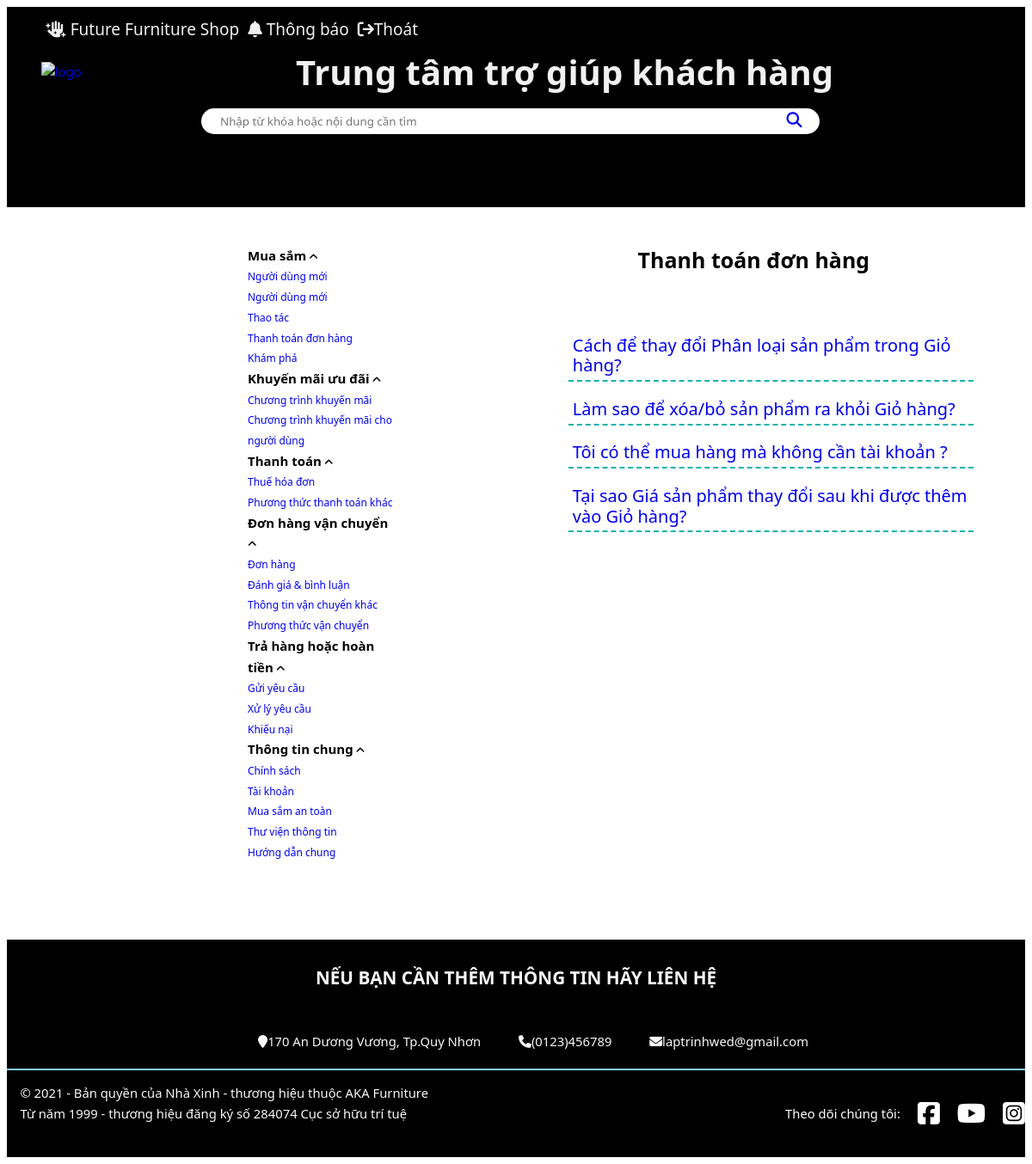
/Ho_tro/index/Hotro.php?default_title=Thanh+toán+đơn+hàng, run on the app's committed database.
### tables this page shows
CREATE TABLE `content_menu` (
  `id` int(11) NOT NULL,
  `category` text NOT NULL,
  `subcategory` text NOT NULL,
  `link` text NOT NULL
);

CREATE TABLE `content_warp_main` (
  `id` int(11) NOT NULL,
  `Title` varchar(255) DEFAULT NULL,
  `Subtitle` varchar(255) DEFAULT NULL,
  `Content` text DEFAULT NULL
);

### Ho_tro/index/Hotro.php (the view, shortened to what this page needs)
<!DOCTYPE html>
<html>
    <head>
        <link rel="stylesheet" href="style.css" />
       <link
      rel="stylesheet"
      href="https://cdnjs.cloudflare.com/ajax/libs/font-awesome/6.5.1/css/all.min.css"
    />
    <link rel="stylesheet" href="https://cdnjs.cloudflare.com/ajax/libs/font-awesome/6.5.2/css/all.min.css">
    <link rel="stylesheet" href="https://cdnjs.cloudflare.com/ajax/libs/font-awesome/6.5.2/css/all.min.css">
    </head>
    <body>
      <header class="header">
        <div class="grid">
            <nav class="header__navbar">
                <ul class="header__navbar-list">
                    <li class="header__navbar-item">
                        <a href="" class="header__navbar-item-link">
                            <i class="fa-solid fa-hand-sparkles"></i>
                            <span>Future Furniture Shop</span></a>
                    </li>
                    <li class="header__navbar-item">
                        <a href="" class="header__navbar-item-link">
                            <i class="fa-solid fa-bell"></i>
                            <span>Thông báo</span>
                        </a>
                    </li>
                    <li class="header__navbar-item">
                        <a href="" class="header__navbar-item-link">
                            <i class="fa-solid fa-arrow-right-from-bracket"></i><span>Thoát</span></a>
                    </li>
                </ul>
            </nav>
            <div class="headerSearch">
                <div class="header__logo">
                    <a href="#"><img src="./asset/Logo.png" alt="logo" width="130px" height="130px"/></a>
                </div>
                <div class="header__search-bar">
                    <div class="header-banner">Trung tâm trợ giúp khách hàng </div>
                    <div class="header-box">
                        <input type="text" placeholder="Nhập từ khóa hoặc nội dung cần tìm">
                        <a href="#">
                            <i class="fa-solid fa-magnifying-glass"></i>
                        </a>
                    </div>
            </div>
        </div>
    </header>
        <div id ="page-container">
            <div class = "content-menu">
            <ul>
                <?php
                include 'connect.php';
$sql = "SELECT category, subcategory FROM content_menu";
$result = $conn->query($sql);
if ($result->num_rows > 0) {
    while($row = $result->fetch_assoc()) {
        $category = $row['category'];
        if ($row['subcategory'] !== null) {
            $subcategory = json_decode($row['subcategory'], true);
            if (!isset($data[$category])) {
                $data[$category] = $subcategory;
            } else {
                $data[$category] = array_merge($data[$category], $subcategory);
            }
        }
    }
    foreach ($data as $category => $subcategory) {
        echo "<li>";
        echo "<ul>";
        echo "<p>".$category."</p> <i class='fa fa-angle-up' aria-hidden='true'></i>";
        $sql2 = "SELECT * FROM content_menu where category = '".$category. "'";
        $result2 = $conn->query($sql2);
            while($row2 = $result2->fetch_assoc())
            {
                echo "<li><a href='?default_title=".urlencode($row2['subcategory'])."'>".$row2['subcategory']."</a></li>";
            }
        echo "</ul>";
        echo "</li>";
    }
} else {
    echo "0 kết quả";
}
                ?>
            </ul>
            </div>
            <div class = "content-warpMain">
                <?php
        $default_title = isset($_GET['default_title']) ? $_GET['default_title'] : "Khám phá";
$items_per_page = 9;
$current_page = isset($_GET['page']) ? intval($_GET['page']) : 1;
$offset = ($current_page - 1) * $items_per_page;
$sql_default = "SELECT * FROM content_warp_main WHERE Title='" . $conn->real_escape_string($default_title) . "' LIMIT $offset, $items_per_page";
$result_default = $conn->query($sql_default);
                if ($result_default->num_rows > 0) {
                    echo "<p>".$default_title."</p>";
                    while($row_default = $result_default->fetch_assoc()) {
                        echo "<ul>";
                        echo "<li><a href='#' class='subtitle-link' data-content='".htmlspecialchars($row_default['Content'], ENT_QUOTES, 'UTF-8')."'>".$row_default['Subtitle']."</a></li>";
                        echo "</ul>";
                    }
                } else {
                    echo "0 kết quả";
                }
                ?>
            </div>
        </div>
        <footer class="footer">
          <div class="footer-heading">
            <p>Nếu bạn cần thêm thông tin hãy liên hệ</p>
          </div>
          <div class="footer-list">
            <ul>
              <li><i class="fa fa-map-marker" aria-hidden="true"></i>170 An Dương Vương, Tp.Quy Nhơn</li>
              <li><i class="fa fa-phone" aria-hidden="true"></i>(0123)456789</li>
              <li><i class="fa fa-envelope" aria-hidden="true"></i>laptrinhwed@gmail.com</li>
            </ul>
          </div>
          <div class="footer-bottom">
            <div class="footer-bottom-trademark">
              <pre>
    © 2021 - Bản quyền của Nhà Xinh - thương hiệu thuộc AKA Furniture
    Từ năm 1999 - thương hiệu đăng ký số 284074 Cục sở hữu trí tuệ
              </pre>
            </div>
            <div class="footer-bottom-icon">
              <p>Theo dõi chúng tôi:</p>
              <a href="#"
                ></a>
              <a href="#"
                ></a>
              <a href="#"
                ></a>
            </div>
          </div>
      </footer>
    </body>
</html>

### Ho_tro/index/style.css (style rules this page uses)
* { font-family: 'Segoe UI', Tahoma, Geneva, Verdana, sans-serif; text-decoration: none; list-style: none; box-sizing: inherit; }
#page-container { display: flex; margin: 0 auto; width: 100%; }
.content-menu { margin-left: 100px; margin-right: 50px; padding: 30px 50px 75px 100px; text-align: left; }
.content-menu ul p { font-size: 15px; font-weight: bold; display: inline; }
.content-menu ul li { font-size: 12px; display: block; }
.content-menu ul li ul { display: block; }
.content-menu ul li ul li { display: block; }
.content-warpMain { padding: 25px 50px 75px 50px; }
.content-warpMain p { text-align: center; font-size: 25px; font-weight: bold; margin-bottom: 70px; }
.content-warpMain ul li { font-size: 20px; margin: 10px; padding: 5px; border-bottom: 2px dashed #15b2af; }
html { font-size: 92.5%; line-height: 1.6rem; box-sizing: border-box; }
.grid { width: 1470px; max-width: 100%; margin: 0 auto; height: 240px; }
.header { height: 233px; background-color: black; border-bottom: black; width: 100%; color: #f8f8f8; }
.header__navbar { display: flex; justify-content: space-between; margin-right: 50px; margin-bottom: 10px; }
.header__navbar li { list-style: none; padding-left: 5px; }
.header__navbar-list { margin-left: 0; }
.header__navbar-item, .header__navbar-item-link { display: inline; font-size: 19px; }
.header__navbar-list a { text-decoration: none; color: #f8f8f8f8; }
.headerSearch { display: flex; }
.header__logo a { margin: 40px; }
.header-banner { margin-left: 110px; font-size: 40px; font-weight: bold; margin-bottom: 30px; color: #f8f8f8f8; text-shadow: 5px 5px 10px rgba(0, 0, 0, 0.5); }
.header-box { height: 30px; display: flex; padding: 10px 20px; background: #fff; border-radius: 30px; align-items: center; box-shadow: 5px 5px 10px rgba(0, 0, 0, 0.5); width: 75%; }
.header-box input { width: 900px; outline: none; border: none; font-weight: 500; }
.header-box a .fa-magnifying-glass { font-size: 18px; }
.header__logo { flex: 1; }
.header__search-bar { flex: 4; }
.footer { padding-top: 12px; background-color: black; justify-content: space-between; color: #f8f8f8; }
.footer-heading { font-size: 1.4rem; text-transform: uppercase; font-weight: bolder; text-align: center; }
.footer-list { margin-top: 50px; padding-left: 0; list-style: none; text-align: center; margin-bottom: 20px; }
.footer-list ul li { display: inline; margin: 20px; }
.footer-bottom-icon { color: white; display: flex; }
.footer-bottom-icon a { margin-left: 20px; display: flex; align-items: center; justify-content: center; text-decoration: none; }
.footer-bottom-icon p { display: flex; align-items: center; justify-content: center; }
.footer-bottom { border-top: 2px solid skyblue; display: flex; justify-content: space-between; }

### data on the page
content_menu: subcategory "Người dùng mới"
content_menu: subcategory "Người dùng mới"
content_menu: subcategory "Thao tác"
content_menu: subcategory "Thanh toán đơn hàng"
content_menu: subcategory "Khám phá"
content_menu: subcategory "Chương trình khuyến mãi"
content_menu: subcategory "Chương trình khuyến mãi cho người dùng"
content_menu: subcategory "Thuế hóa đơn"
content_menu: subcategory "Phương thức thanh toán khác"
content_menu: subcategory "Đơn hàng"
content_menu: subcategory "Đánh giá & bình luận"
content_menu: subcategory "Thông tin vận chuyển khác"
content_menu: subcategory "Phương thức vận chuyển"
content_menu: subcategory "Gửi yêu cầu"
content_menu: subcategory "Xử lý yêu cầu"
content_menu: subcategory "Khiếu nại"
content_menu: category "Thông tin chung", subcategory "Hướng dẫn chung"
content_menu: subcategory "Chính sách"
content_menu: subcategory "Tài khoản"
content_menu: subcategory "Mua sắm an toàn"
content_menu: subcategory "Thư viện thông tin"
content_warp_main: Subtitle "Cách để thay đổi Phân loại sản phẩm trong Giỏ hàng?"
content_warp_main: Subtitle "Làm sao để xóa/bỏ sản phẩm ra khỏi Giỏ hàng?"
content_warp_main: Subtitle "Tôi có thể mua hàng mà không cần tài khoản ?"
content_warp_main: Subtitle "Tại sao Giá sản phẩm thay đổi sau khi được thêm vào Giỏ hàng?"

### other printed values
$category "Mua sắm"
$category "Khuyến mãi ưu đãi"
$category "Thanh toán"
$category "Đơn hàng vận chuyển"
$category "Trả hàng hoặc hoàn tiền"
$default_title "Thanh toán đơn hàng"
